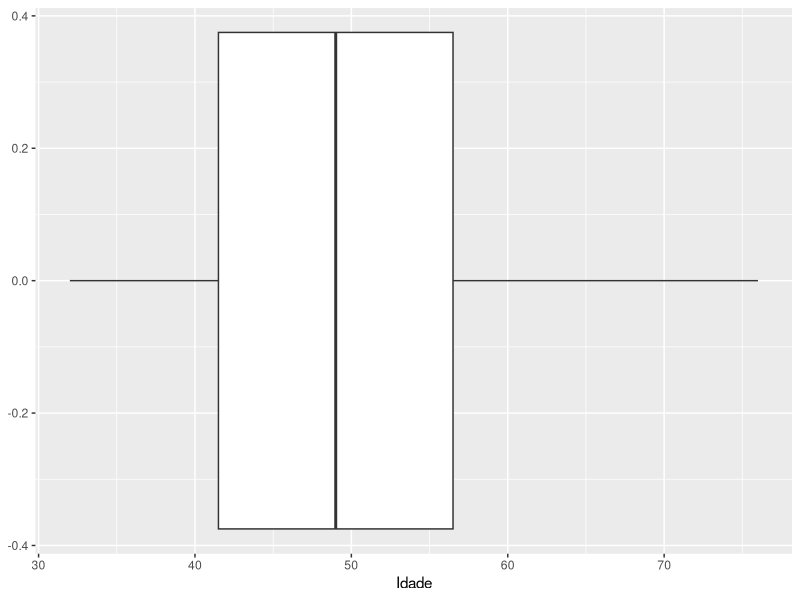
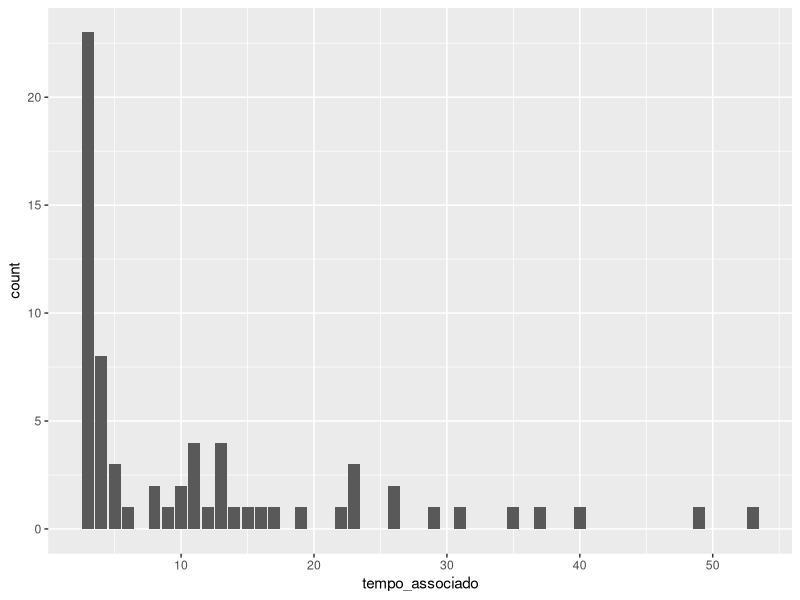
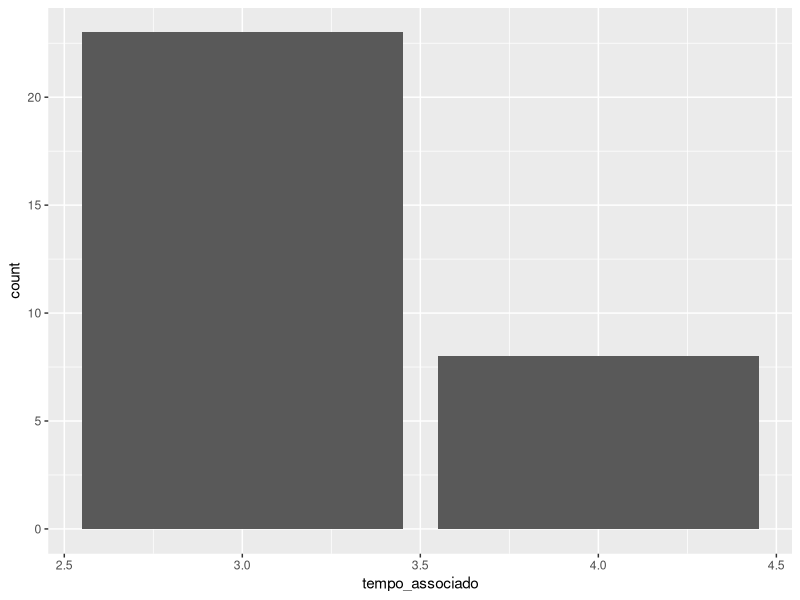
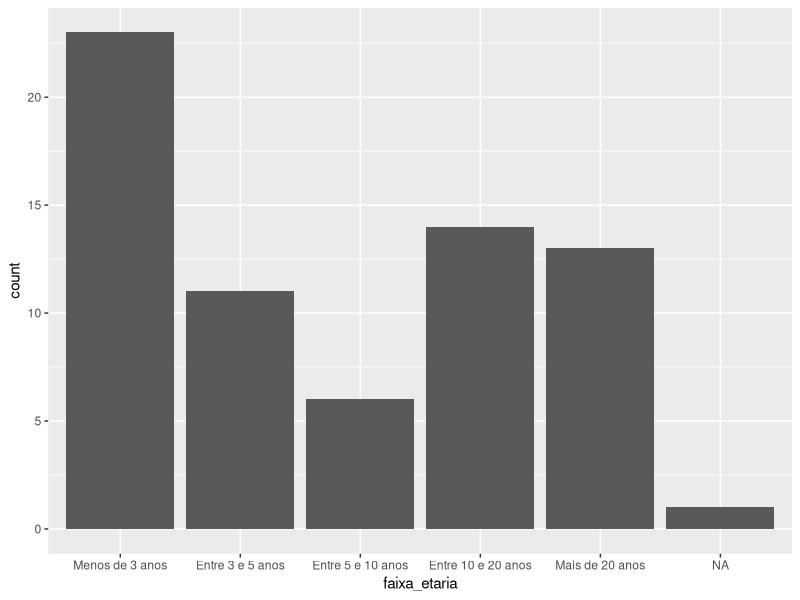

Source code (R) for these figures, in order:
library(tidyverse)


# Dados demográficos CEG --------------------------------------------------


df <-  readr::read_csv("Cadastro_2023 13.10.2023 V2.xlsx - Atual.csv",
                       skip = 1)

names(df)

df |>
  summarise(.by = "Situação financeira",
            N= n()
  )

library(dplyr)
library(lubridate)

df <- df |>
  mutate(
    Nascimento = as.Date(Nascimento,tryFormats = c("%d-%m-%Y", "%d/%m/%Y")),
    `Admissão` = as.Date(`Admissão`,tryFormats = c("%d-%m-%Y", "%d/%m/%Y")),
    Idade =floor(as.numeric(difftime(Sys.Date(), Nascimento, units = "days"))/365),
    tempo_associado = floor(as.numeric(difftime(Sys.Date(), `Admissão`, units = "days"))/365)
  )

df |>
  filter(`Situação financeira` =="Ativo") |>
  ggplot(aes(Idade)) +
  geom_boxplot()


df |>
  filter(Idade<20) |>
  view()

df |>
  filter(`Situação financeira` =="Ativo") |>
  ggplot(aes(tempo_associado ))+
  geom_bar()

df |>
  filter(`Situação financeira` =="Ativo"& tempo_associado < 5) |>
  ggplot(aes(tempo_associado ))+
  geom_bar()

df |>
  filter(`Situação financeira` =="Ativo" & tempo_associado>=30) |> View()


df |>
  filter(`Situação financeira` =="Ativo") |>
  mutate(
   faixa_etaria = case_when(
     tempo_associado <= 3 ~ "Menos de 3 anos",
     tempo_associado > 3 & tempo_associado <=5 ~ "Entre 3 e 5 anos",
     tempo_associado >5 & tempo_associado <=10 ~ "Entre 5 e 10 anos",
    tempo_associado > 10& tempo_associado<= 20 ~ "Entre 10 e 20 anos",
    tempo_associado > 20 ~ "Mais de 20 anos"
   ),
   faixa_etaria = fct_relevel(faixa_etaria,
     c("Menos de 3 anos","Entre 3 e 5 anos","Entre 5 e 10 anos", "Entre 10 e 20 anos","Mais de 20 anos"   )
   )
  ) |>
  ggplot(aes(faixa_etaria))+
  geom_bar()

df |>
  filter(is.na(tempo_associado) & `Situação financeira` =="Ativo") |>
  View()
